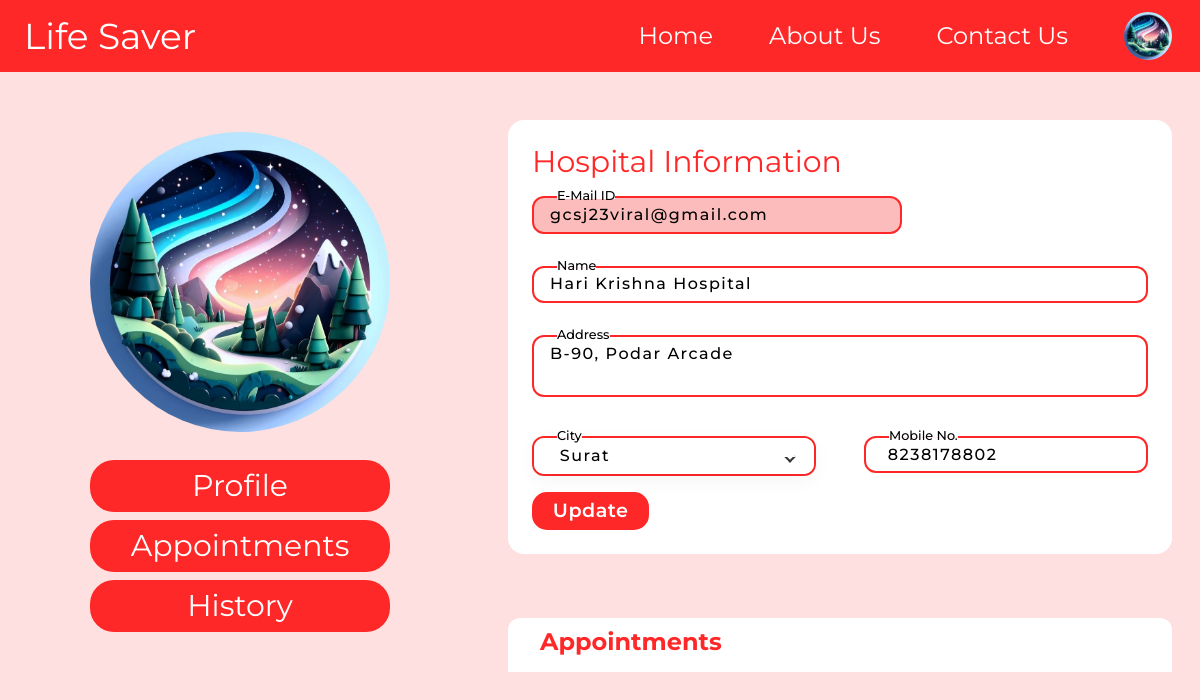
Screenshot of /HProfile (signed in) with the database file from the repository.
### app/models.py (models this page shows, shortened)
class RHospital(UserMixin, db.Model):
    h_email_id = db.Column(db.String(100), primary_key=True)
    name = db.Column(db.String(50), nullable=False)
    city = db.Column(db.String(50), nullable=False)
    contact_phone = db.Column(db.String(15), nullable=False)
    address = db.Column(db.String(1024), nullable=True)
    password_hash = db.Column(db.String(128), nullable=False)
    roles = ['hospital']
    def has_role(self, role):
        return role in self.roles

### app/routes.py (the view, shortened to what this page needs)
@app.route('/HProfile',methods=['GET', 'POST'])
@login_required
@hos_required
def HProfile():
    user = current_user
    src = "../static/images/profile.png"
    allowed_extensions = ['jpg', 'jpeg', 'png']
    current_path = os.getcwd()
    for extension in allowed_extensions:
        image_path = f"/app/static/images/{user.h_email_id.split('@')[0]}.{extension}"
        filename = current_path + image_path
        if os.path.isfile(filename) == True:
            src = f"../static/images/{user.h_email_id.split('@')[0]}.{extension}"
    results = Recipient.query.filter_by(h_email_id=current_user.h_email_id).all()
    tf_ids = [results.recipient_id for results in results]
    fr = BloodTransfusionRecord.query.filter(BloodTransfusionRecord.recipient_id.in_(tf_ids)).all()
    return render_template('Hospital/Hospital_Profile.html',results=fr,user=user,cities=cities,src=src)

### app/routes.py (called while the page is built)
def hos_required(f):
    @wraps(f)
    def decorated_function(*args, **kwargs):
        if current_user.is_authenticated :
            if current_user.has_role('hospital'):
                return f(*args, **kwargs)
            else:
                return redirect(url_for('index'))
        else:
            return redirect(url_for('index'))
    return decorated_function

@login_manager.user_loader
def load_user(user_id):
    donor = RDonor.query.get(user_id)
    if donor:
        return donor
    hospital = RHospital.query.get(user_id)
    if hospital:
        return hospital
    admin = AdminUser.query.get(user_id)
    if admin:
        return admin
    return None

### app/templates/Hospital/Hospital_Profile.html (shortened to what this page needs)
<!DOCTYPE html>
<html lang="en" class="box-border  ">
<head>
  <script src="https://cdn.tailwindcss.com"></script>
  <link rel="stylesheet" href="{{ url_for('static', filename='profile.css') }}" />
</head>
<body class="bg-[#FFE0E0]">
  <nav class="bg-[#FF2828] w-full flex py-[12px] text-white text-[24px] max-[830px]:hidden">
    <div
      class="flex items-center w-[20%] ml-6 text-4xl hover:tracking-[0.1em] transition-all duration-700 cursor-pointer">
      <a href="{{url_for('index')}}">Life Saver</a>
    </div>
    <div class="flex w-[80%] justify-end items-center">
      <div class="cursor-pointer hover:border-b-2 hover:border-white transition-all duration-100 mx-7">
        <a href="{{url_for('index')}}">Home</a>
      </div>
      <div class="cursor-pointer hover:border-b-2 hover:border-white transition-all duration-100 mx-7">
        <a href="{{url_for('about')}}">About Us</a>
      </div>
      <div class="cursor-pointer hover:border-b-2 hover:border-white transition-all duration-100 mx-7">
        <a href="{{url_for('contact')}}">Contact Us</a>
      </div>
      <div class="nav-btn p-dropdown input">
        <div class="temp flex items-center">
          <button class="inline mx-[28px]" onclick="showItemS()">
            <img src=" {{ src }} " id="profile-pic-main" alt=""
              class="rounded-full bg-[#d9d9d9] w-[48px] h-[48px] cursor-pointer" />
          </button>
        </div>
      </div>
    </div>
  </nav>
  <div class="p-container mt-5 flex    mb-[0rem]">
    <div class="left w-[40%] p-10">
      <div class="flex flex-col items-center text-3xl   max-[750px]:text-2xl ">
        <div class="pp">
          <img src="{{ src }}" id="profile-pic" alt="" class="w-[300px] h-[300px] rounded-full bg-[#d9d9d9]
              cursor-pointer max-[430px]:w-[250px] max-[430px]:h-[250px]" />
        </div>
        <div
          class="mt-7 py-2 w-3/4 max-[1095px]:w-[40%] max-[580px]:w-[60%] max-[420px]:w-[80%] max-[355px]:w-[90%] rounded-3xl bg-[#ff2828] text-white text-center">
          <a href="#donor-info" class="block">Profile</a>
        </div>
        <div
          class="t mt-2 py-2 w-3/4 max-[1095px]:w-[40%] max-[580px]:w-[60%] max-[420px]:w-[80%] max-[355px]:w-[90%]  rounded-3xl bg-[#ff2828] text-white text-center">
          <a href="#appointment" class="block">Appointments</a>
        </div>
        <div
          class="mt-2 py-2 w-3/4 max-[1095px]:w-[40%] max-[580px]:w-[60%] max-[420px]:w-[80%] max-[355px]:w-[90%]  rounded-3xl bg-[#ff2828] text-white text-center ">
          <a href="#history" class="block">History</a>
        </div>
      </div>
    </div>
    <div
      class="right w-[60%] min-[1095px]:aspect-[18/13]  min-[1095px]:overflow-y-scroll min-[1095px]:snap-y min-[1095px]:snap-mandatory  p-7 scroll-smooth ">
      <div id="donor-info" class="mx-auto w-[100%] text-[#ff2828] bg-white rounded-2xl p-6">
        <h1 class="text-3xl max-[614px]:text-center max-[430px]:text-2xl max-[340px]:text-xl max-[340px]:font-[500]">Hospital Information</h1>
        <form action="\HProfile" method="post">
          <div class="top flex space-x-3 justify-between max-[614px]:flex-col max-[614px]:space-x-0 ">
            <div class="mail-id input-container w-[60%] max-[615px]:w-full">
              <input type="text" name="email" class="input" value="{{ user.h_email_id}}" readonly required />
              <label for="">E-Mail ID</label>
              <span>E-Mail ID</span>
            </div>
          </div>
          <div class="name flex space-x-3 max-[614px]:flex-col max-[614px]:space-x-0">
            <div class="input-container w-full max-[615px]:w-full">
              <input type="text" name="Fname" class="input" value="{{ user.name }}" required readonly />
              <label for="">Name</label>
              <span>Name</span>
            </div>
          </div>
          <div class="input-container textarea">
            <textarea name="address" class="input"
              required>{{ "" if user.address is none else user.address }}</textarea>
            <label for="">Address</label>
            <span>Address</span>
          </div>
          <div class="name flex space-x-12 max-[614px]:flex-col max-[614px]:space-x-0">
            <div class="input-container w-1/2 max-[615px]:w-full">
              <div class="dropdown input">
                <input type="text" class="textBoxCity" value=" {{ user.city }}" name="city" id="CitytextBox" required
                  readonly />
              </div>
              <label for="">City</label>
              <span>City</span>
            </div>
            <div class="input-container w-1/2 max-[615px]:w-full">
              <input type="text" name="mob" class="input" value=" {{ user.contact_phone }}" required readonly />
              <label for="">Mobile No.</label>
              <span>Mobile No.</span>
            </div>
          </div>
          <input type="submit" value="Update" class="btnupdate bg-[#ff2828]" />
        </form>
      </div>
      <div id="appointment"
        class="rounded-xl bg-white flex flex-col mt-[4rem] p-2 text-[#ff2828] h-[auto] px-[2rem] pb-[2rem] ">
        <div class="heading text-2xl font-bold ">Appointments</div>
        <div class="tmp-outer">
        </div>
      </div>
    </div>
  </div>
</body>
</html>

### app/static/profile.css (style rules this page uses)
body { font-family: 'Montserrat', sans-serif; }
:root { --text-sm:1rem; --text-md:2rem; --text-lg:2.5rem; --text-elg:3rem; --text-xxl:3.5rem; --border-rad-main:1.5rem; --border-rad:2rem; --primary-color:#ff2828; }
.input-container { position: relative; margin:1rem 0; }
.input-container input { width:100%; }
.input-container .input, .input-container .gender, .input-container .date { width:100%; outline: none; background: none; border: 2px solid #ff2828; color:black; padding: 0.3rem 1rem; font-weight: 500; font-size: 1rem; letter-spacing: 1.5px; border-radius: 12px; transition: 0.3s; }
.donor-id .input, .personal-details .input, .mail-id .input { background-color: #fa4a4a5e; }
textarea.input { padding: 0.8rem 1.2rem; border-radius:22px; resize: none; overflow-y: auto; }
.input-container label { position: absolute; top:50%; left:15px; transform: translateY(-50%); padding: 0 0rem; color:black; font-weight: 500; pointer-events: none; z-index: 1000; transition: 0.5s; font-size: 1.1rem; }
.input-container.textarea label { top:0.7rem; transform: translateY(0); }
.btnupdate { padding: 0.6rem 1.30rem; font-size: 1.2rem; font-weight: 600; color: white; line-height: 1; letter-spacing: 0.03rem; border-radius: 15px; outline: none; cursor: pointer; transition: 0.5s ease-in-out; margin: 0; }
.input-container span { position: absolute; top:0; left:25px; transform: translateY(-50%); font-size: 0.8rem; padding: 0 0rem; color:transparent; font-weight: 500; pointer-events: none; z-index: 500; transition: 0.5s; }
.input-container span::before, .input-container span::after { content: ""; position: absolute; width: 10%; opacity: 0; transition: 0.3s; height: 5px; background-color: #fff; top:50%; transform: translateY(-50%); }
.input-container span::before { left: 50%; }
.input-container span::after { right: 50%; }
.input-container.focus label { top:0; transform: translateY(-50%); left:25px; font-size: 0.8rem; }
.input-container.focus span::before, .input-container.focus span::after { width: 50%; opacity: 1; }
.pp { position: relative; border-radius: 50%; }
.p-dropdown { position: relative; }
.dropdown { position: relative; width: 300px; height: 40px; }
.dropdown::before { content: ""; position: absolute; width:8px; height: 8px; right:20px; top:15px; z-index: 10; border: 2px solid #333; border-top: 2px solid #fff; border-right: 2px solid #fff; transform: rotate(-45deg); transition: 0.5s; pointer-events: none; }
.dropdown input { position: absolute; outline: none; border: none; top:0; left:0; width:100%; height: 100%; cursor: pointer; background: #fff; box-shadow: 0 5px 20px rgba(0,0,0,0.05); padding: 12px 20px; border-radius: 10px; }

### rows the page displays
RHospital: email "gcsj23viral@gmail.com", Fname "Hari Krishna Hospital", address "B-90, Podar Arcade", city "Surat", mob "8238178802"
